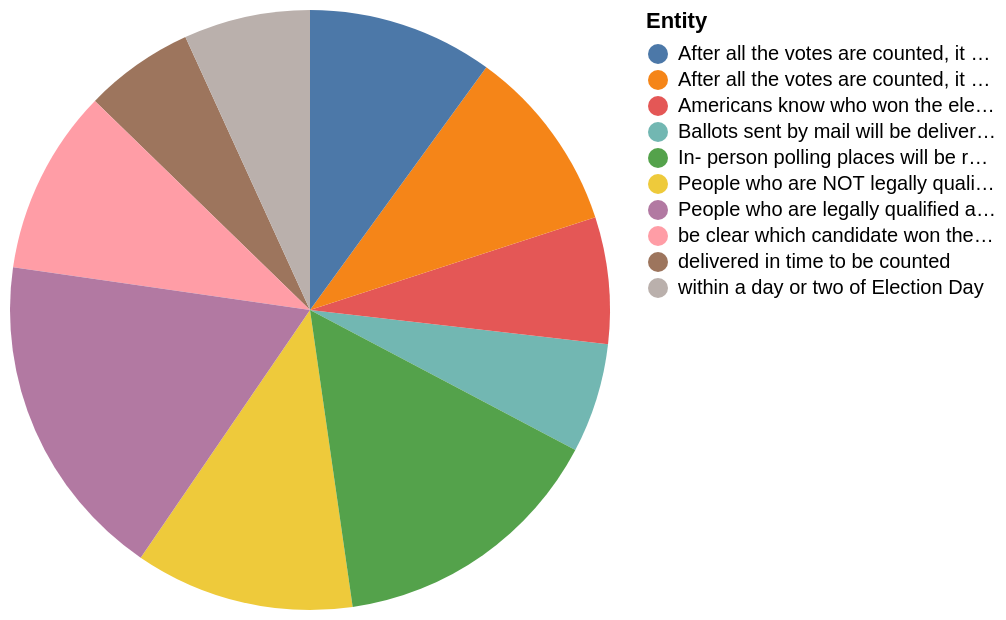

The Vega-Lite source for this figure:
### Vega-Lite specification from a JSON file in a GitHub repository (floating-point values rounded to 4 significant figures)
{"$schema": "https://vega.github.io/schema/vega-lite/v5.json", "description": "Pie chart auto-generated from CSV", "data": {"values": [{"Entity": "delivered in time to be counted", "Very": "13", "Somewhat": "39", "Not too": "31", "Not at all": "17.0"}, {"Entity": "Ballots sent by mail will be delivered in time to be counted", "Very": "13", "Somewhat": "39", "Not too": "31", "Not at all": "17.0"}, {"Entity": "within a day or two of Election Day", "Very": "15", "Somewhat": "34", "Not too": "36", "Not at all": "14.0"}, {"Entity": "Americans know who won the election", "Very": "15", "Somewhat": "34", "Not too": "36", "Not at all": "14.0"}, {"Entity": "be clear which candidate won the election", "Very": "22", "Somewhat": "44", "Not too": "24", "Not at all": "10.0"}, {"Entity": "After all the votes are counted, it will car which candidate won the election", "Very": "22", "Somewhat": "44", "Not too": "24", "Not at all": "10.0"}, {"Entity": "After all the votes are counted, it will be clear which candidate won the election", "Very": "22", "Somewhat": "44", "Not too": "24", "Not at all": "10.0"}, {"Entity": "People who are NOT legally qualified to vote are prevented from casting a ballot", "Very": "26", "Somewhat": "35", "Not too": "26", "Not at all": "12.0"}, {"Entity": "In- person polling places will be run safely, without spreading the coronavirus", "Very": "33", "Somewhat": "47", "Not too": "16", "Not at all": "nan"}, {"Entity": "People who are legally qualified and want to vote are able to cast a ballot", "Very": "39", "Somewhat": "44", "Not too": "13", "Not at all": "0.0"}]}, "mark": "arc", "encoding": {"theta": {"field": "Very", "type": "quantitative"}, "color": {"field": "Entity", "type": "nominal"}}}
